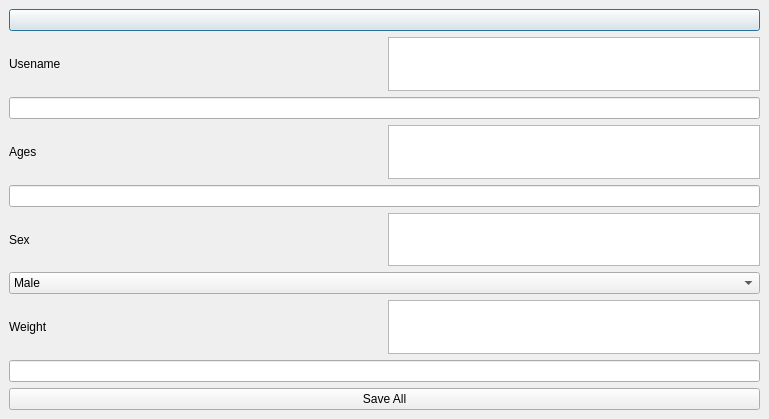
      <widget class="QWidget" name="tab_6">
       <attribute name="title">
        <string>Personal_Information</string>
       </attribute>
       <widget class="QWidget" name="layoutWidget">
        <property name="geometry">
         <rect>
          <x>9</x>
          <y>9</y>
          <width>751</width>
          <height>401</height>
         </rect>
        </property>
        <layout class="QVBoxLayout" name="verticalLayout">
         <item>
          <widget class="QPushButton" name="pushButton_3">
           <property name="text">
            <string/>
           </property>
           <property name="icon">
            <iconset>
             <normaloff>../../../Data/Icon/User.png</normaloff>../../../Data/Icon/User.png</iconset>
           </property>
           <property name="iconSize">
            <size>
             <width>50</width>
             <height>50</height>
            </size>
           </property>
           <property name="default">
            <bool>true</bool>
           </property>
          </widget>
         </item>
         <item>
          <layout class="QHBoxLayout" name="horizontalLayout_3">
           <item>
            <widget class="QLabel" name="label_4">
             <property name="text">
              <string>Usename</string>
             </property>
            </widget>
           </item>
           <item>
            <widget class="QListWidget" name="listWidget">
             <property name="sizePolicy">
              <sizepolicy hsizetype="Ignored" vsizetype="Ignored">
               <horstretch>0</horstretch>
               <verstretch>0</verstretch>
              </sizepolicy>
             </property>
            </widget>
           </item>
          </layout>
         </item>
         <item>
          <widget class="QLineEdit" name="lineEdit"/>
         </item>
         <item>
          <layout class="QHBoxLayout" name="horizontalLayout_4">
           <item>
            <widget class="QLabel" name="label_5">
             <property name="text">
              <string>Ages</string>
             </property>
            </widget>
           </item>
           <item>
            <widget class="QListWidget" name="listWidget_2">
             <property name="sizePolicy">
              <sizepolicy hsizetype="Ignored" vsizetype="Ignored">
               <horstretch>0</horstretch>
               <verstretch>0</verstretch>
              </sizepolicy>
             </property>
            </widget>
           </item>
          </layout>
         </item>
         <item>
          <widget class="QLineEdit" name="lineEdit_2"/>
         </item>
         <item>
          <layout class="QHBoxLayout" name="horizontalLayout_5">
           <item>
            <widget class="QLabel" name="label_6">
             <property name="text">
              <string>Sex</string>
             </property>
            </widget>
           </item>
           <item>
            <widget class="QListWidget" name="listWidget_3">
             <property name="sizePolicy">
              <sizepolicy hsizetype="Ignored" vsizetype="Ignored">
               <horstretch>0</horstretch>
               <verstretch>0</verstretch>
              </sizepolicy>
             </property>
            </widget>
           </item>
          </layout>
         </item>
         <item>
          <widget class="QComboBox" name="comboBox">
           <item>
            <property name="text">
             <string>Male</string>
            </property>
           </item>
           <item>
            <property name="text">
             <string>Female</string>
            </property>
           </item>
           <item>
            <property name="text">
             <string>/</string>
            </property>
           </item>
          </widget>
         </item>
         <item>
          <layout class="QHBoxLayout" name="horizontalLayout_6">
           <item>
            <widget class="QLabel" name="label_7">
             <property name="text">
              <string>Weight</string>
             </property>
            </widget>
           </item>
           <item>
            <widget class="QListWidget" name="listWidget_4">
             <property name="sizePolicy">
              <sizepolicy hsizetype="Ignored" vsizetype="Ignored">
               <horstretch>0</horstretch>
               <verstretch>0</verstretch>
              </sizepolicy>
             </property>
            </widget>
           </item>
          </layout>
         </item>
         <item>
          <widget class="QLineEdit" name="lineEdit_3"/>
         </item>
         <item>
          <widget class="QPushButton" name="pushButton_4">
           <property name="text">
            <string>Save All</string>
           </property>
          </widget>
         </item>
        </layout>
       </widget>
      </widget>
